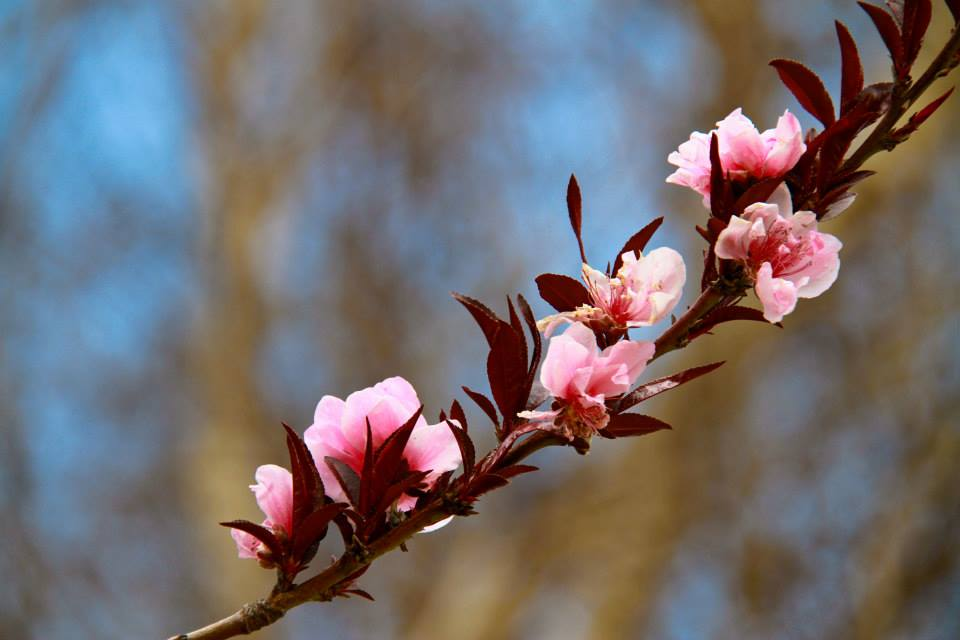
#> input picture CV/before/CV_WEEK01_2_PM/flowers_dallas.jpg, 960 x 640 px
$ jupyter execute --allow-errors image_processing.ipynb
#> lines starting #> are read from the running program, lines starting #| are printed output that depends on the picture
[cell 1]
from PIL import Image

image = Image.open("flowers_dallas.jpg")
#> image is the input picture: PIL image 960x640 RGB; mean R, G, B 114.7, 107.6, 109.1
image.size
#> Out = (960, 640)

[cell 2]
from PIL import Image

def crop_image(image_path, coords, output_image_path):
#> called with image_path = 'flowers_dallas.jpg', coords = (302, 101, 910, 574), output_image_path = 'cropped_flowers_dallas.jpg'
    image = Image.open(image_path)
    cropped_image = image.crop(coords)
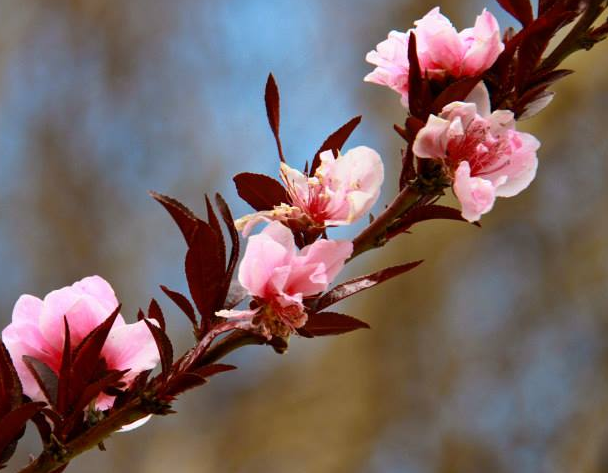
#> cropped_image: PIL image 608x473 RGB; mean R, G, B 121, 101.2, 100
    cropped_image.save(output_image_path)

## 크롭할 부분을 튜플로 받아서 처리
if __name__ == "__main__":
    crop_image("flowers_dallas.jpg", (302, 101, 910, 574), "cropped_flowers_dallas.jpg")

[cell 3]
from PIL import Image

def rotate_image(image_path, degress_to_rotate, output_image_path):
#> called with image_path = 'flowers_dallas.jpg', degress_to_rotate = 90, output_image_path = 'rotated_flowers_dallas.jpg'
    image = Image.open(image_path)
    rotated_image = image.rotate(degress_to_rotate)
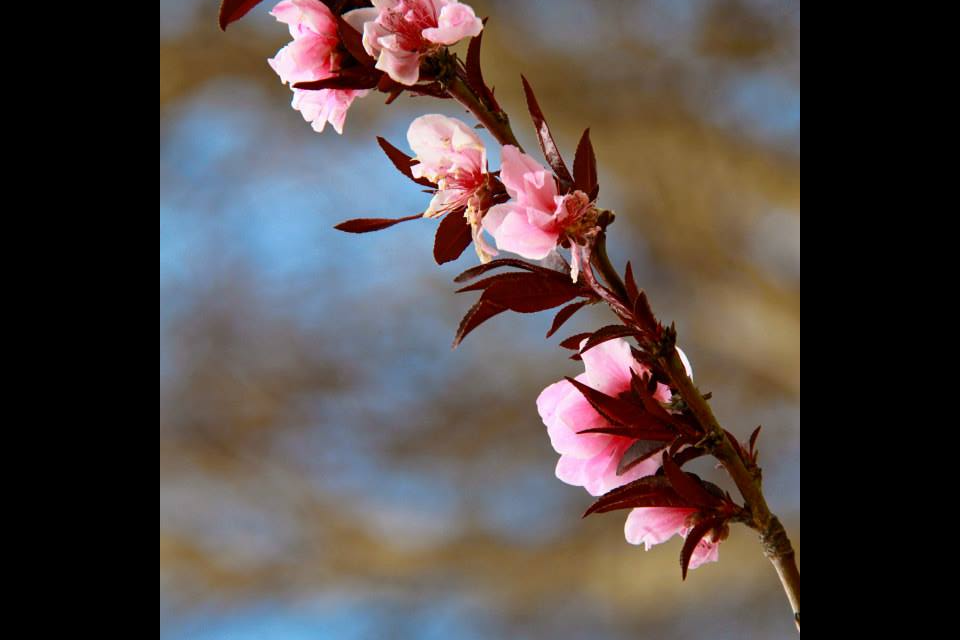
#> rotated_image: PIL image 960x640 RGB; mean R, G, B 81.6, 71.8, 70.4
    rotated_image.save(output_image_path)

if __name__ == "__main__":
    rotate_image("flowers_dallas.jpg", 90, "rotated_flowers_dallas.jpg")  # 왼쪽으로 90도

[cell 4]
from PIL import Image

def mirror_image(image_path, output_image_path):
#> called with image_path = 'flowers_dallas.jpg', output_image_path = 'mirror_flowers_dallas.jpg'
    image = Image.open(image_path)
    mirror_image = image.transpose(Image.FLIP_TOP_BOTTOM)
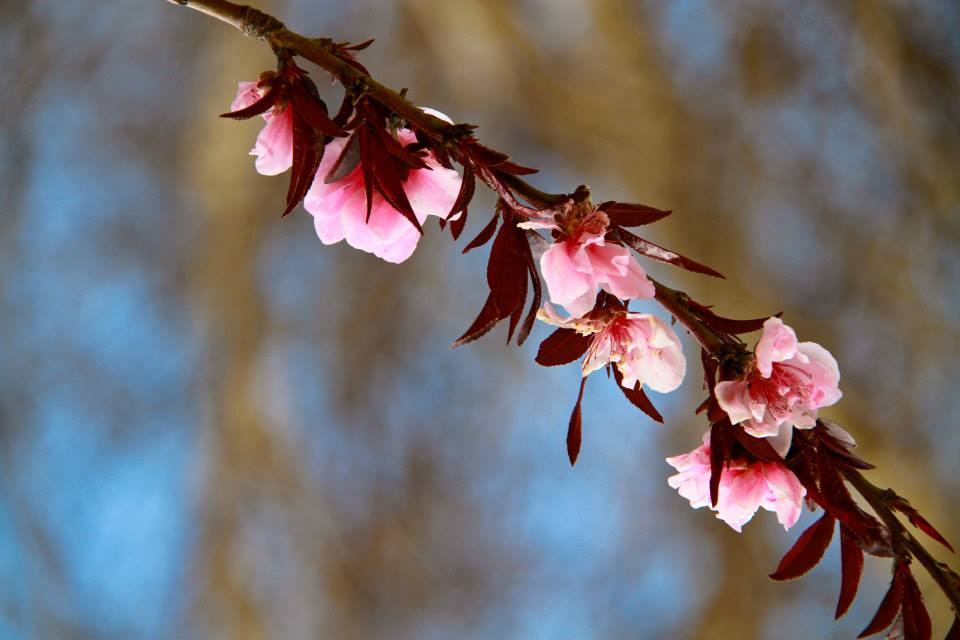
#> mirror_image: PIL image 960x640 RGB; mean R, G, B 114.7, 107.6, 109.1
    mirror_image.save(output_image_path)

if __name__ == "__main__":
    mirror_image("flowers_dallas.jpg", "mirror_flowers_dallas.jpg")

[cell 5]
from PIL import Image

def resize(input_image_path, output_image_path, size):
#> called with input_image_path = 'flowers_dallas.jpg', output_image_path = 'resized_flowers_dallas.jpg', size = (480, 320)
    image = Image.open(input_image_path)
    width, height = image.size
#> width = 960; height = 640
    print(f"원래 사진의 크기 : 폭 {width}, 높이 {height}")
#| 원래 사진의 크기 : 폭 960, 높이 640

    resized_image = image.resize(size)
    width, height = resized_image.size
#> width = 480; height = 320
    print(f"resize한 사진의 크기 : 폭 {width}, 높이 {height}")
#| resize한 사진의 크기 : 폭 480, 높이 320
    resized_image.save(output_image_path)

if __name__ == "__main__":
    resize(
        "flowers_dallas.jpg",
        "resized_flowers_dallas.jpg",
        size=(480, 320)
    )

[cell 6]
## TODO 에러처리
import sys
from PIL import Image

def scale(input_image_path, output_image_path, width=None, height=None):
#> called with input_image_path = 'flowers_dallas.jpg', output_image_path = 'scaled_flowers_dallas.jpg', height = 200
    image = Image.open(input_image_path)
    width_original, heigh_original = image.size
#> width_original = 960; heigh_original = 640
    print(f"원래 이미지의 크기 : 폭 {width_original} / 높이 {heigh_original}")
#| 원래 이미지의 크기 : 폭 960 / 높이 640

    if width and height:
        max_size = (width, height)
    elif width:
        max_size = (width, height_original)
    elif height:
        max_size = (width_original, height)
#> max_size = (960, 200)
    else:
        sys.exit("값을 넣어주세요")

    image.thumbnail(max_size, Image.ANTTALIAS)
    image.save(output_image_path)

    scaled_image = Image.open(output_image_path)
    width, height = scaled_image.size
    print(f"조정한 이미지의 크기 : 폭 {width} / 높이 {height}")

#> (the rest of this cell did not finish here and is left out)

$ run again, with CV/before/CV_WEEK01_2_PM/bridge.JPG copied over CV/before/CV_WEEK01_2_PM/flowers_dallas.jpg
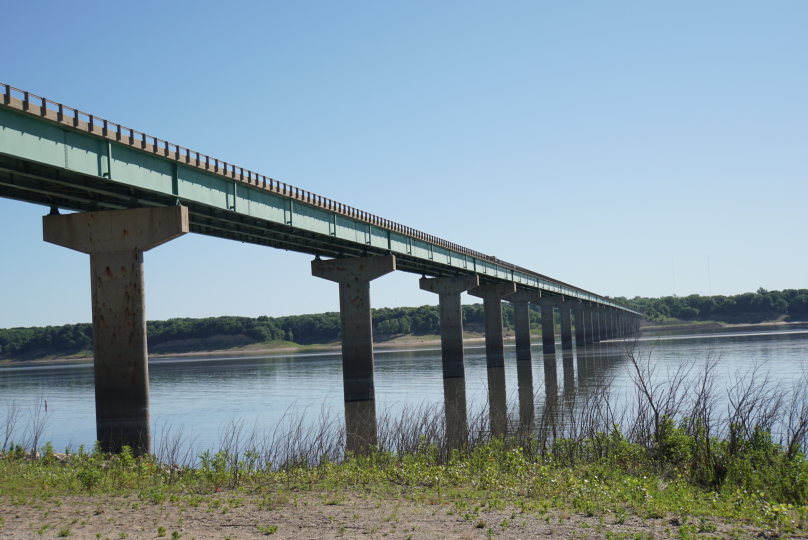
#> input picture CV/before/CV_WEEK01_2_PM/bridge.JPG, 1616 x 1080 px (shown at 1/2 size)
#> image is the input picture: PIL image 1616x1080 RGB; mean R, G, B 127.8, 147, 155.9
#> in mirror_image, `mirror_image = image.transpose(Image.FLIP_TOP_BOTTOM)`:
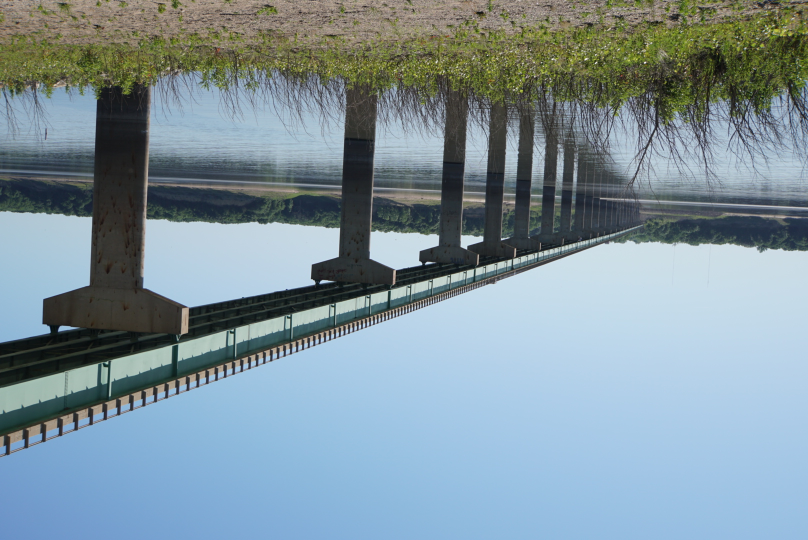
#> mirror_image: PIL image 1616x1080 RGB (shown at 1/2 size); mean R, G, B 127.8, 147, 155.9
#| 원래 사진의 크기 : 폭 1616, 높이 1080
#> in resize, `resized_image = image.resize(size)`:
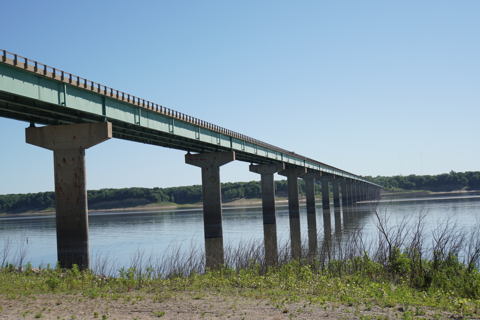
#> resized_image: PIL image 480x320 RGB; mean R, G, B 127.8, 147, 155.9
#| resize한 사진의 크기 : 폭 480, 높이 320
#| 원래 이미지의 크기 : 폭 1616 / 높이 1080

$ run again, with CV/before/CV_WEEK01_2_PM/butterfly.jpg copied over CV/before/CV_WEEK01_2_PM/flowers_dallas.jpg
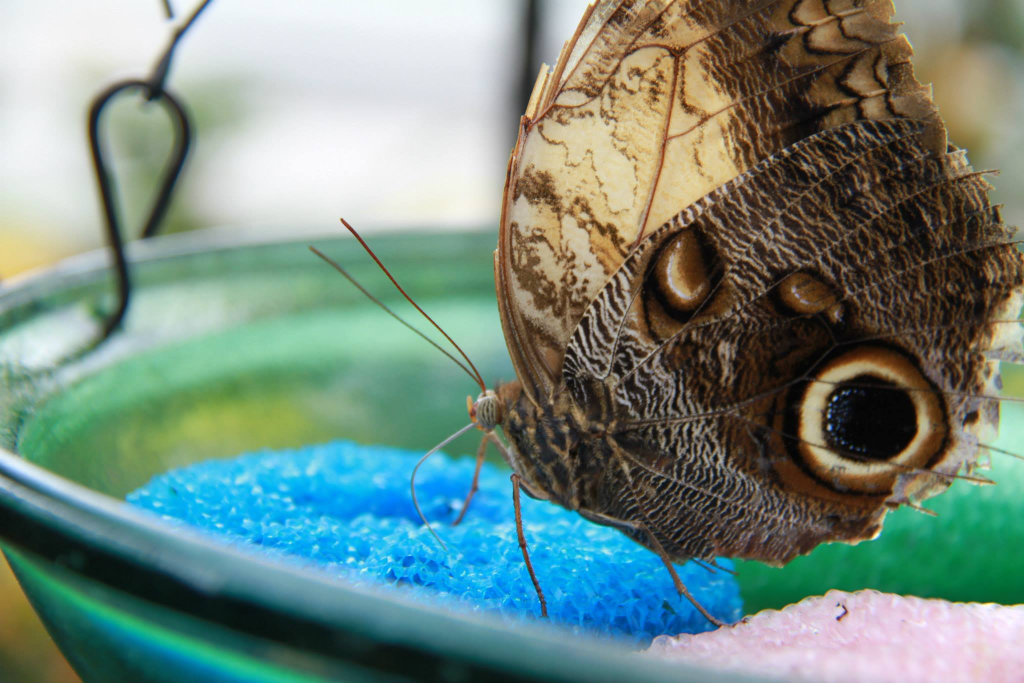
#> input picture CV/before/CV_WEEK01_2_PM/butterfly.jpg, 2048 x 1366 px (shown at 1/2 size)
#> image is the input picture: PIL image 2048x1366 RGB; mean R, G, B 115.3, 137.2, 127.2
#> in mirror_image, `mirror_image = image.transpose(Image.FLIP_TOP_BOTTOM)`:
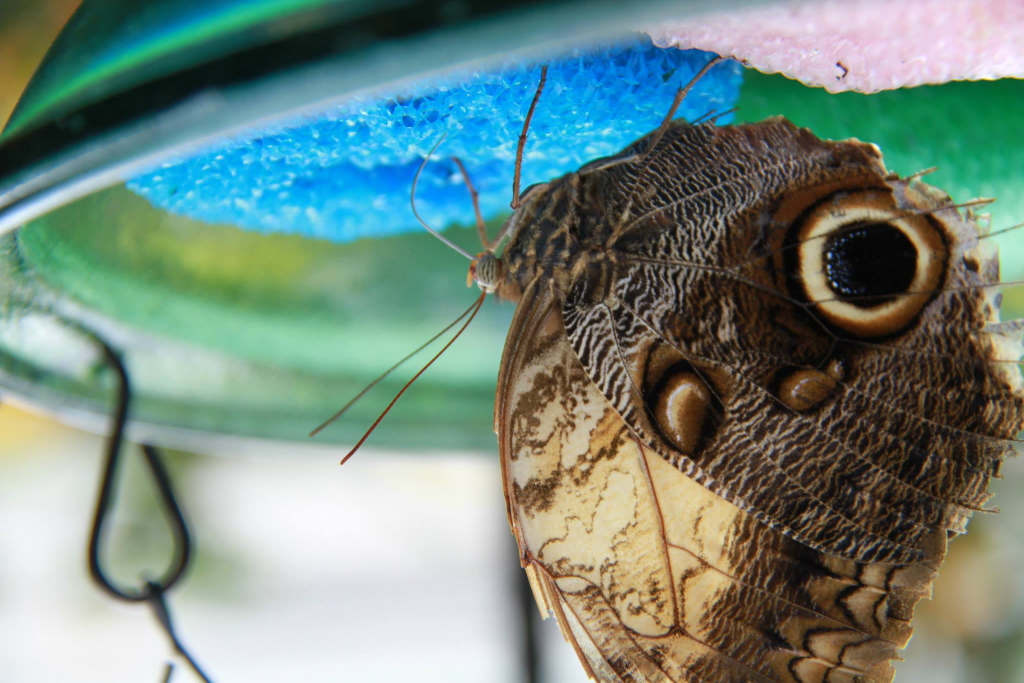
#> mirror_image: PIL image 2048x1366 RGB (shown at 1/2 size); mean R, G, B 115.3, 137.2, 127.2
#| 원래 사진의 크기 : 폭 2048, 높이 1366
#> in resize, `resized_image = image.resize(size)`:
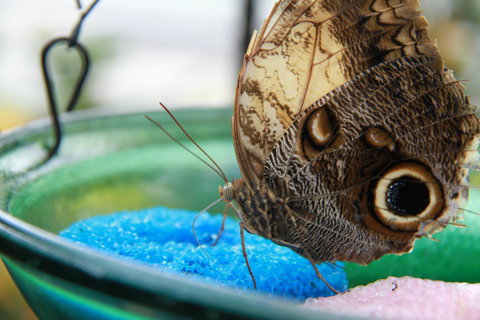
#> resized_image: PIL image 480x320 RGB; mean R, G, B 115.3, 137.2, 127.2
#| resize한 사진의 크기 : 폭 480, 높이 320
#| 원래 이미지의 크기 : 폭 2048 / 높이 1366
